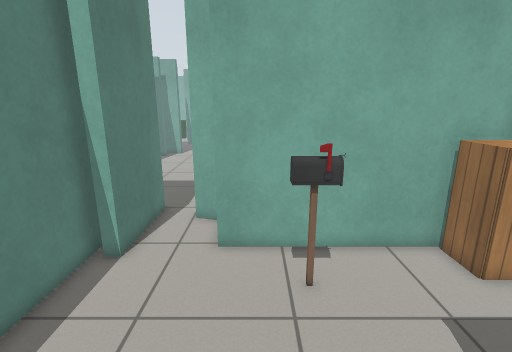
view 1 (above)

22 first-person views from a walk through a robot-simulator world made for Gazebo. The camera is 1.3 m above the floor, tilts 14° down and sees 85° across. The lines on the ground mark 1 m squares. The floor is counted in squares, 0.25 m on a side. Each view is taken from the middle of a square. On the plan, view 1 faces up. The plan holds only what a view shows up to about 20 squares ahead; the rest is blank. The place goes on beyond the plan. The robots in the file are not drawn. Gazebo's built-in surfaces are drawn with simple patterns. Simple shapes stand in for some stock models.

view 2
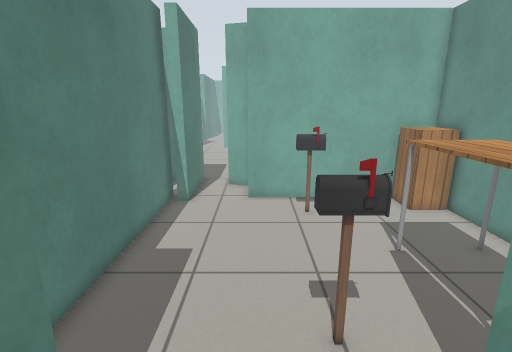

view 3
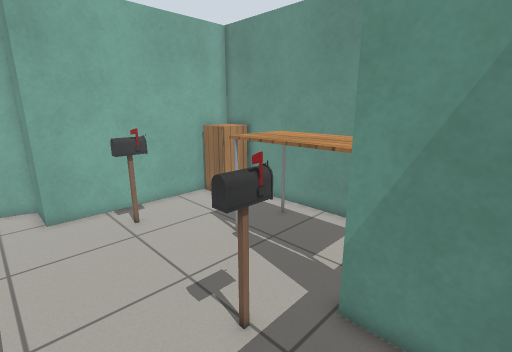

view 4
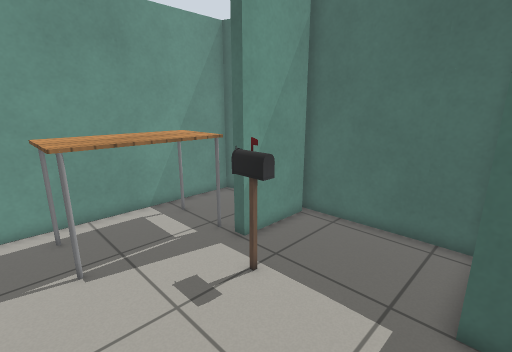

view 5
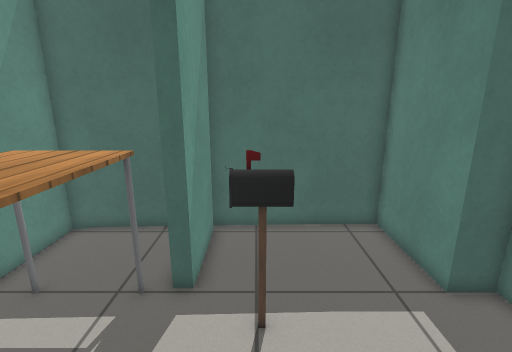

view 6
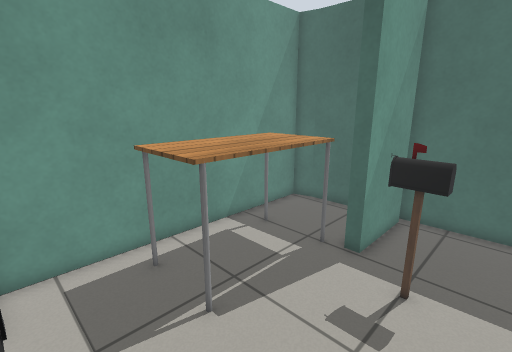

view 7
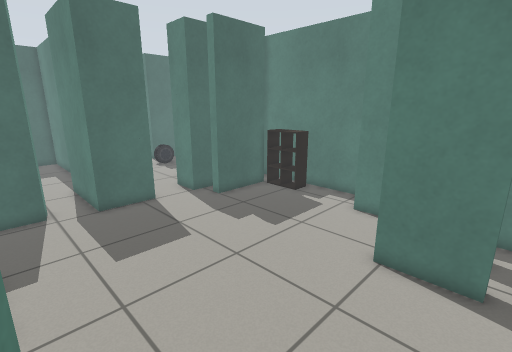

view 8
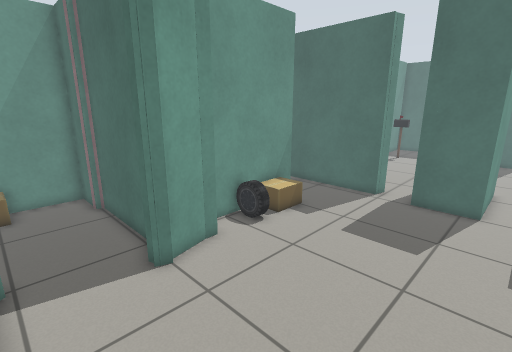

view 9
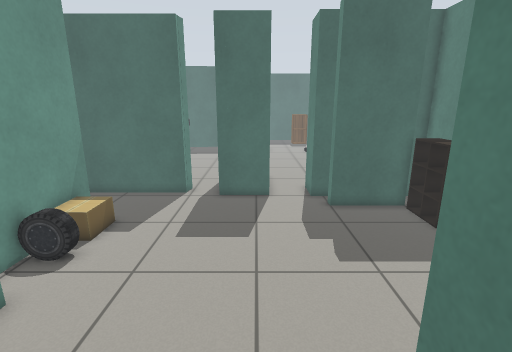

view 10
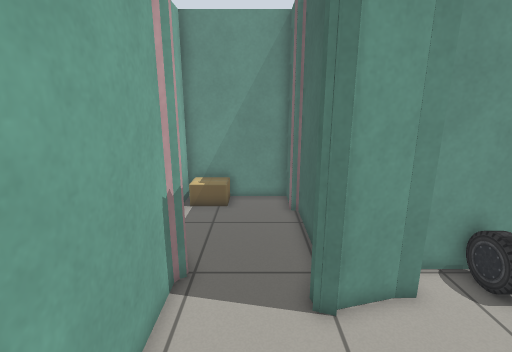

view 11
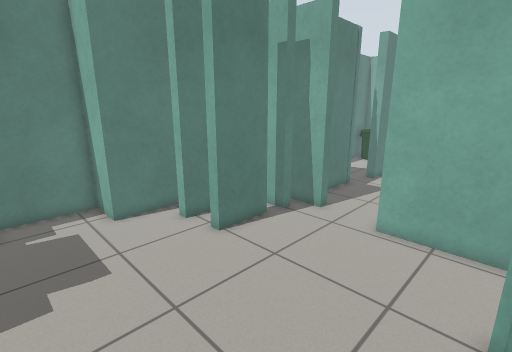

view 12
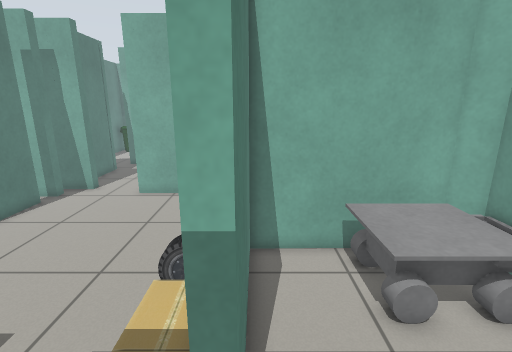

view 13
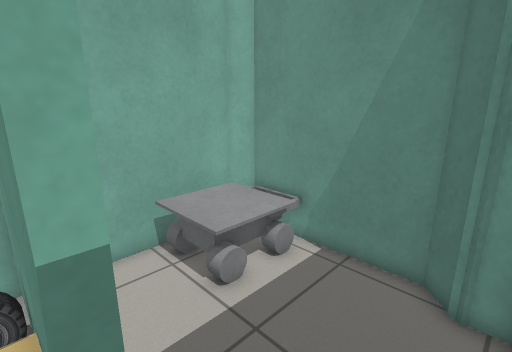

view 14
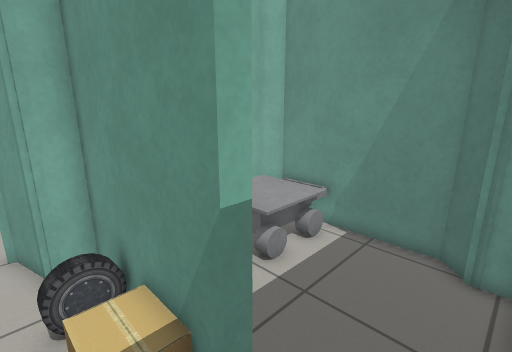

view 15
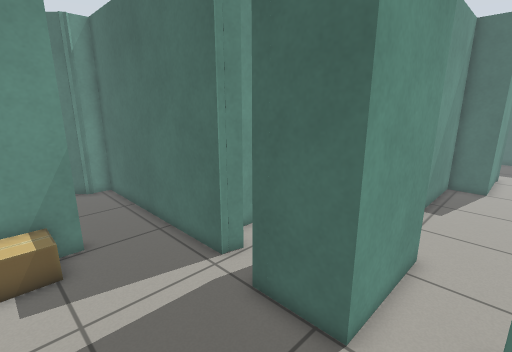

view 16
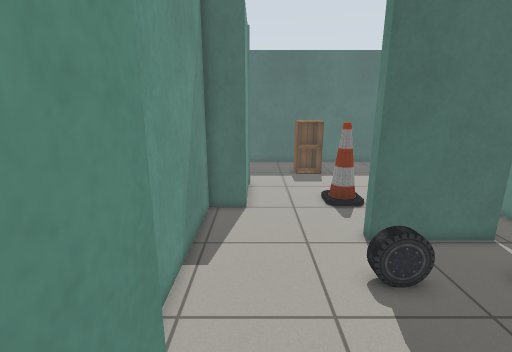

view 17
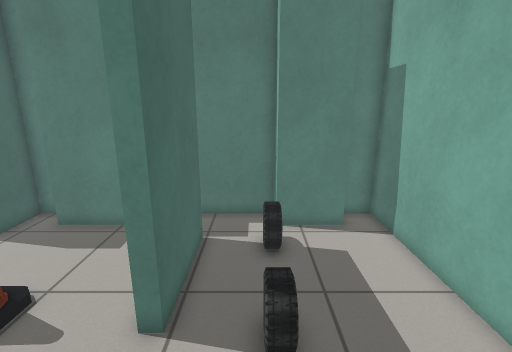

view 18
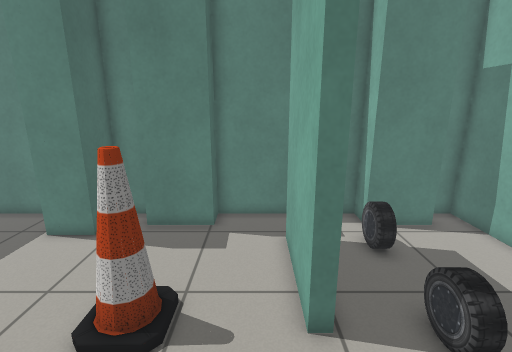

view 19
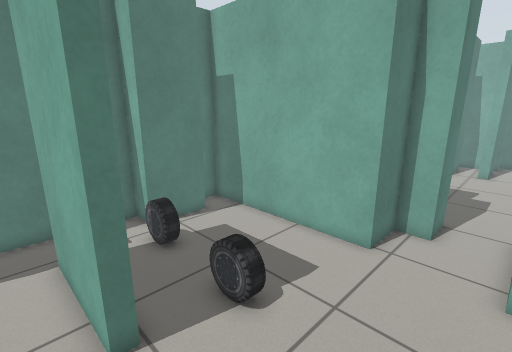

view 20
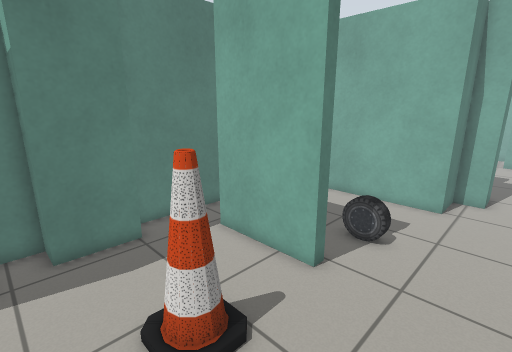

view 21
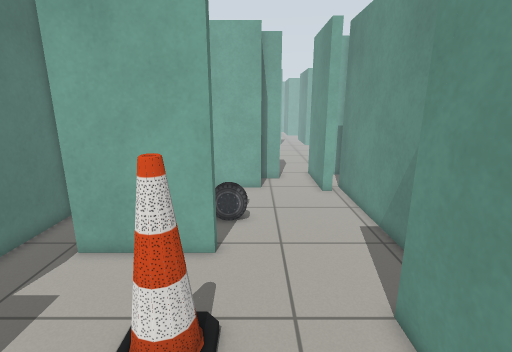

view 22
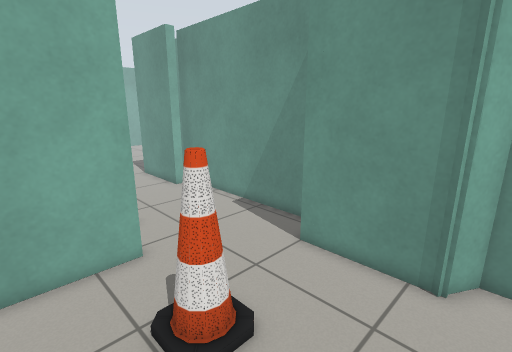

### Floor plan
Ten units are one square. View 1 is at (0, 0); x grows to the right and y downward. Boxes are objects, and circles mark ways between rooms. Rooms are numbered by the first view taken in them; rooms with no view inside come last. Other rooms are left out.
<svg viewBox="-216 -320 318 410">
<path fill="none" stroke="#000" d="M28 62 28 22 35 22M49 66 79 65M77 65 89 62 89 -97 -15 -97 -15 -122 -29 -125M-59 -100 -59 20 -45 20 -45 69 32 66M-48 -114 -48 -89 -55 -89M-10 -259 -7 -266M10 -301 4 -305 -53 -305M14 -258 64 -258 66 -262 89 -262 89 -315M-84 -313 -105 -313M-100 -288 -100 -258M-98 -305 -98 -298M-100 -258 -106 -258M-122 -255 -129 -255M-119 -141 -103 -141 -103 -121M-2 -241 -7 -259M-27 -130 -27 -134 5 -134M-29 -125 -27 -132M-78 -114 -78 -139 -48 -139 -48 -114M12 -169 12 -235 -3 -235 -3 -241M-151 -158 -110 -158 -110 -151M-143 -264 -143 -229 -167 -229 -167 -160M-161 -187 -149 -187 -149 -161M5 -134 87 -134 87 -147 97 -156 97 -228 89 -236 18 -235 18 -169 12 -169M-186 -18 -135 -18 -135 -12 -185 -12M-197 -80 -197 -49 -211 -49 -211 20 -197 20 -197 49 -211 49 -211 67 -187 67 -187 85M-71 -89 -78 -89 -78 -114M-73 76 -85 69 -85 20 -65 20 -65 -100M-103 -121 -117 -121 -117 -97 -211 -97 -211 -84M-73 82 -73 76"/>
<rect x="-5" y="5" width="30" height="10" fill="#bbb"><title>postbox</title></rect>
<rect x="5" y="-85" width="20" height="20" fill="#bbb"><title>postbox</title></rect>
<rect x="35" y="-45" width="40" height="70" fill="#bbb"><title>table</title></rect>
<rect x="65" y="-95" width="20" height="20" fill="#bbb"><title>cabinet</title></rect>
<rect x="65" y="-315" width="20" height="20" fill="#bbb"><title>cardboard box</title></rect>
<rect x="-15" y="-215" width="20" height="10" fill="#bbb"><title>car</title></rect>
<rect x="-5" y="-205" width="20" height="30" fill="#bbb"><title>cardboard box</title></rect>
<rect x="45" y="-235" width="50" height="40" fill="#bbb"><title>other object</title></rect>
<rect x="-185" y="-55" width="20" height="20" fill="#bbb"><title>car</title></rect>
<rect x="-145" y="25" width="20" height="20" fill="#bbb"><title>cone</title></rect>
<rect x="-145" y="-55" width="30" height="20" fill="#bbb"><title>car</title></rect>
<circle cx="-35" cy="-110" r="3" fill="#2a7"/>
<circle cx="-55" cy="-260" r="3" fill="#2a7"/>
<circle cx="15" cy="-150" r="3" fill="#2a7"/>
<circle cx="-90" cy="-120" r="3" fill="#2a7"/>
<text x="20" y="-20">1</text>
<text x="-10" y="-280">2</text>
<text x="-70" y="-200">3</text>
<text x="60" y="-180">4</text>
<text x="-130" y="-10">5</text>
</svg>
Room 1 opens to room 3. Room 2 opens to room 3. Room 3 opens to room 4. Room 3 opens to room 5.

Where each view was taken, in squares from view 1:
view 1: 0 up, 0 right, facing up
view 2: 6 down, 1 left, facing up
view 3: 5 down, 3 left, facing up-right
view 4: 5 up, 5 left, facing down-right
view 5: 5 up, 1 right, facing down
view 6: 7 up, 1 left, facing down-right
view 7: 29 up, 1 left, facing down-left
view 8: 30 up, 9 left, facing down-right
view 9: 30 up, 7 left, facing down
view 10: 28 up, 7 left, facing right
view 11: 19 up, 1 left, facing up-left
view 12: 14 up, 2 right, facing up
view 13: 14 up, 1 right, facing up-right
view 14: 14 up, 1 left, facing up-right
view 15: 19 up, 10 left, facing down-right
view 16: 12 up, 9 left, facing down
view 17: 4 up, 8 left, facing left
view 18: 0 up, 8 left, facing left
view 19: 0 up, 8 left, facing up-left
view 20: 6 down, 9 left, facing up-left
view 21: 8 down, 12 left, facing up
view 22: 8 down, 17 left, facing up-right
